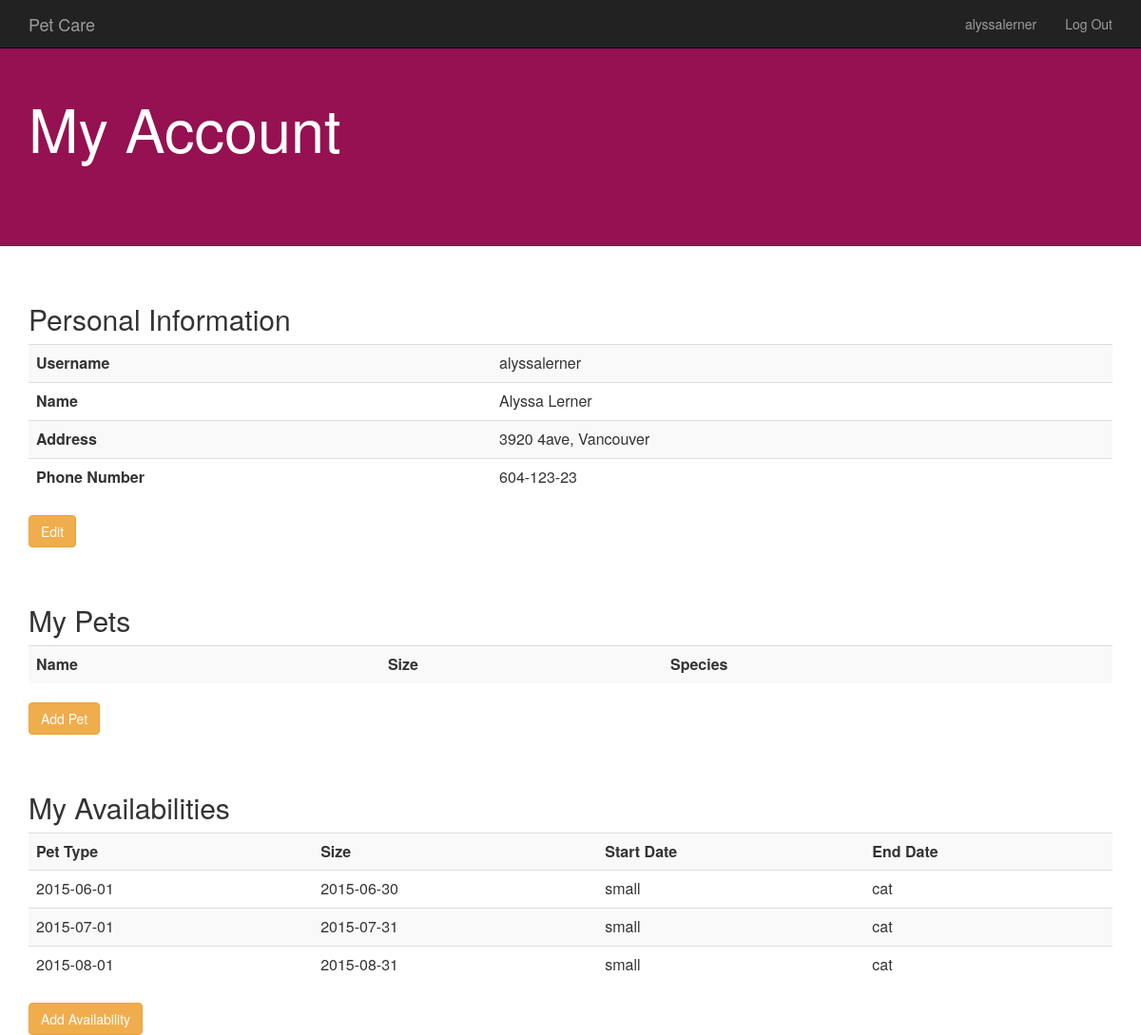
The app's page /myaccount.php (signed in) with its own data.
### tables this page shows
CREATE TABLE User
(UserID 	CHAR(20) NOT NULL,
 Password 	CHAR(20) NOT NULL, 
 Name 		CHAR(20) NOT NULL, 
 Address 	CHAR(50) NOT NULL,
 PhoneNum 	CHAR(10) NOT NULL,
 primary key (UserID));

CREATE TABLE CanTakeCareOf
(Size 		CHAR(20) NOT NULL,
 Species 	CHAR(20) NOT NULL,
 SitterID 	Char(20),
 AvailabilityID 	INTEGER,
 primary key (SitterID,AvailabilityID),
 foreign key (SitterID,AvailabilityID) references SitterAvailability(SitterID,AvailabilityID));

CREATE TABLE SitterAvailability
(SitterID	Char(20),
 AvailabilityID 	INTEGER,
 StartDate 	DATE NOT NULL,
 EndDate 	DATE NOT NULL,
 primary key(SitterID, AvailabilityID),
 foreign key(SitterID) references PetSitter(SitterID));

### myaccount.php (the view, shortened to what this page needs)
<?php
	function displayAccountInfo() {
		try {
			$db = new PDO("mysql:host=localhost;dbname=fantastic304;port=3306","root");
			$userID = $_COOKIE['userID'];
			$userSQL = "SELECT UserID, Name, Address, PhoneNum
						FROM User
						WHERE UserID = '$userID'";
			echo '<table class="table table-striped">';
			foreach($db->query($userSQL) as $row) {
				echo "<th>Username</th><td>";
				echo $row['UserID'];
				echo "</td></tr><tr><th>Name</th><td>";
				echo $row['Name'];
				echo "</td></tr><tr><th>Address</th><td>";
				echo $row['Address'];
				echo "</td></tr><tr><th>Phone Number</th><td>";
				echo $row['PhoneNum'];
				echo "</td></tr></table>";
			}
		}
		catch(Exception $e) {
			echo "Could not connect to the database to display account info";
			exit;
		}
	}
	function displayPetInfo() {
		try {
			echo '<table class="table table-striped">';
			echo "<th>Name</th><th>Size</th><th>Species</th></tr>";
		}
		catch(Exception $e) {
			echo "Could not connect to the database to display pet info";
			exit;
		}
		echo "</table>";
	}
	function displayAvailInfo() {
		try {
			$db = new PDO("mysql:host=localhost;dbname=fantastic304;port=3306","root");
			$userID = $_COOKIE['userID'];
			$availSQL = "SELECT s.StartDate, s.EndDate, c.Size, c.Species
						FROM SitterAvailability s, CanTakeCareOf c
						WHERE s.SitterID = '$userID'
						AND s.AvailabilityID = c.AvailabilityID";
			echo '<table class="table table-striped">';
			echo '<tr><th>Pet Type</th><th>Size</th><th>Start Date</th><th>End Date</th></tr>';
			foreach($db->query($availSQL) as $row) {
				echo '<tr>';
				echo '<td>';
				echo $row['StartDate'];
				echo '</td><td>';
				echo $row['EndDate'];
				echo '</td><td>';
				echo $row['Size'];
				echo '</td><td>' ;
				echo $row['Species'];
				echo '</td>';
				echo '</tr>';
			}
		}
		catch(Exception $e) {
			echo "Could not connect to the database to display availability info";
			exit;
		}
		echo "</table>";
	}
?>
<head>
	<link rel="stylesheet" href="bootstrap.min.css">
</head>
<body>
	<?php include './include/header.php'; ?>
	<div style="padding: 80px 0; background-color:951152; !important" class="jumbotron">
  		<div class="container">
  			<h1 style="color:white">My Account</h1>
  		</div>
	</div>
	<?php if(isset($_COOKIE['userID'])): ?>
		<div class="container" style="margin-top:40px;">
			<h2>Personal Information</h2>
			<?php displayAccountInfo(); ?>
			<a href="editPersonalInfo.php" class="btn btn-warning" role="button">Edit</a>
		</div>
		<div class="container" style="margin-top:40px; margin-bottom:40px;">
			<h2>My Pets</h2>
			<?php displayPetInfo(); ?>
			<a href="newpet.php" class="btn btn-warning" role="button">Add Pet</a>
		</div>
		<div style="overflow:hidden" class="container">
			<h2>My Availabilities</h2>
			<?php displayAvailInfo();?>
			<a href="user/sitterAddAvailability.php" class="btn btn-warning" role="button">Add Availability</a>
		</div>
	<?php else : ?>
		<div class="container">
			<p>Please login to view your account.</p>
		</div>
	<?php endif; ?>
</body>

### include/header.php
<nav class="navbar navbar-inverse navbar-fixed-top">
	<div class="container">
    	<a class="navbar-brand" href="<?php $_SERVER['DOCUMENT_ROOT'] ?>/index.php">Pet Care</a>
		<?php if(!isset($_COOKIE['userID'])): ?>
			<form class="navbar-form navbar-right" action= "<?php $_SERVER['DOCUMENT_ROOT'] ?>/login.php" method="post">
        		<div class="form-group">
         			<input type="text" class="form-control" name="id" placeholder="username">
         			<input type="password" class="form-control" name="password" placeholder="password">
        		</div>
        		<button type="submit" class="btn btn-warning">Submit</button>
        		<a href="<?php $_SERVER['DOCUMENT_ROOT'] ?>/register.php">Register</a>
      		</form>
      	<?php else : ?>
      		<ul class="nav navbar-nav navbar-right">
      			<li><a href="<?php $_SERVER['DOCUMENT_ROOT'] ?>/myaccount.php"><?php echo $_COOKIE['userID'] ?></a></li>
      			<li><a href="<?php $_SERVER['DOCUMENT_ROOT'] ?>/logout.php">Log Out</a></li>
      	<?php endif; ?>
     	</div>
</nav>

### records on screen
user: UserID "alyssalerner", Name "Alyssa Lerner", Address "3920 4ave, Vancouver", PhoneNum "604-123-23"
cantakecareof: sitteravailability.StartDate "2015-06-01", sitteravailability.EndDate "2015-06-30", Size "small", Species "cat"
cantakecareof: sitteravailability.StartDate "2015-07-01", sitteravailability.EndDate "2015-07-31", Size "small", Species "cat"
cantakecareof: sitteravailability.StartDate "2015-08-01", sitteravailability.EndDate "2015-08-31", Size "small", Species "cat"

### other values on screen
$_COOKIE['userID'] "alyssalerner"
